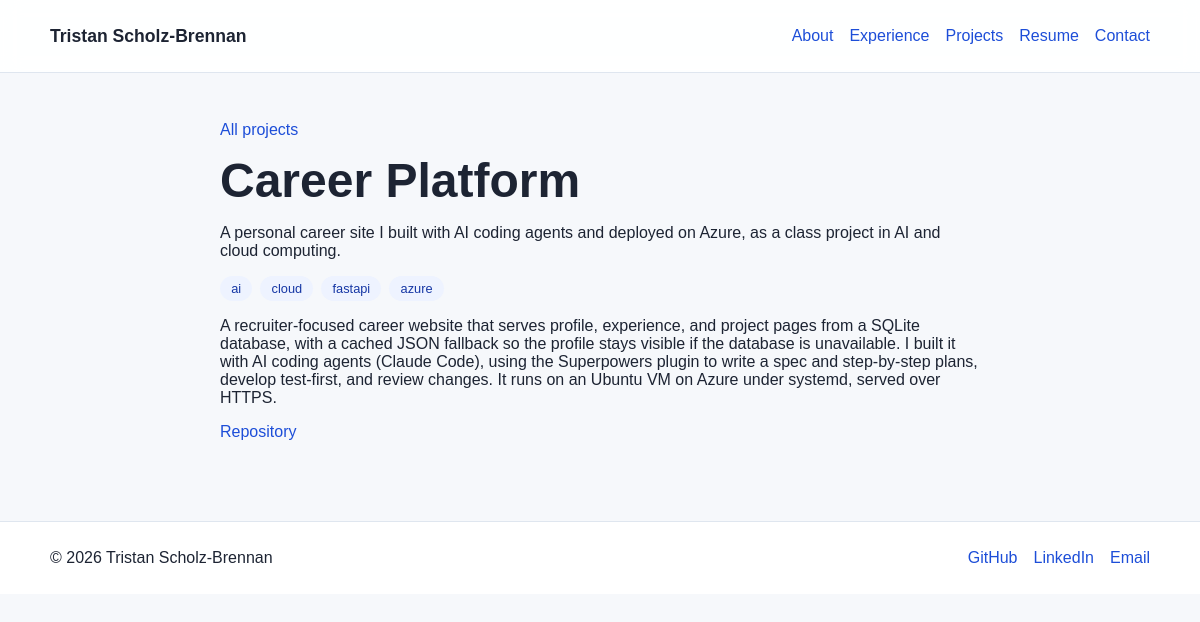
/projects/career-platform, run on the app's committed database.
### app/models.py (models this page shows)
class Profile(Base):
    __tablename__ = "profiles"
    id = Column(Integer, primary_key=True, index=True)
    full_name = Column(String(255), nullable=True)
    headline = Column(String(255), nullable=False)
    summary = Column(Text, nullable=False)
    location = Column(String(255), default="Remote")
    email = Column(String(255), nullable=False)
    linkedin_url = Column(String(255), nullable=True)
    github_url = Column(String(255), nullable=True)
    resume_url = Column(String(255), nullable=True)
    profile_image = Column(String(255), nullable=True)
    focus_area = Column(String(255), default="Data & AI")
    seeking = Column(String(255), nullable=True)
    about = Column(Text, nullable=True)
    highlights = Column(JSON, default=list)

class Project(Base):
    __tablename__ = "projects"
    id = Column(Integer, primary_key=True, index=True)
    title = Column(String(255), nullable=False)
    slug = Column(String(255), unique=True, nullable=False)
    summary = Column(Text, nullable=False)
    description = Column(Text, nullable=False)
    role = Column(String(255), nullable=False)
    tech_stack = Column(JSON, default=list)
    tags = Column(JSON, default=list)
    repo_url = Column(String(255), nullable=True)
    demo_url = Column(String(255), nullable=True)
    metrics = Column(JSON, default=list)
    case_study = Column(Text, nullable=True)
    featured = Column(Integer, default=0)

### app/main.py (the view)
@app.get("/projects/{slug}", response_class=HTMLResponse)
async def project_detail(request: Request, slug: str):
    profile = get_public_profile()
    project = get_project_by_slug(slug)
    if project is None:
        raise HTTPException(status_code=404)
    return templates.TemplateResponse(
        "project_detail.html",
        {"request": request, "profile": profile, "project": project},
    )

### templates/project_detail.html (shortened to what this page needs)
{% extends "base.html" %}
{% block content %}
<section class="section container narrow">
  <p><a href="/projects">All projects</a></p>
  <h1>{{ project.title }}</h1>
  <p>{{ project.summary }}</p>
  <div class="tag-row">
    {% for tag in project.tags %}
    <span class="tag">{{ tag }}</span>
    {% endfor %}
  </div>
  <p>{{ project.description }}</p>
  {% if project.repo_url %}
  <p><a href="{{ project.repo_url }}">Repository</a></p>
  {% endif %}
</section>
{% endblock %}

### templates/base.html (shortened to what this page needs)
<!doctype html>
<html lang="en">
  <head>
    <link rel="stylesheet" href="/static/css/site.css" />
  </head>
  <body>
    <header class="site-header">
      <div class="container nav-wrap">
        <a class="brand" href="/">{{ profile.full_name or profile.headline }}</a>
        <nav class="site-nav">
          <a href="/about">About</a>
          <a href="/experience">Experience</a>
          <a href="/projects">Projects</a>
          <a href="/resume">Resume</a>
          <a href="/contact">Contact</a>
        </nav>
      </div>
    </header>
    <main>
      {% block content %}{% endblock %}
    </main>
    <footer class="site-footer">
      <div class="container footer-wrap">
        <p>© 2026 {{ profile.full_name or profile.headline }}</p>
        <div class="footer-links">
          <a href="{{ profile.contact_links.github }}">GitHub</a>
          <a href="{{ profile.contact_links.linkedin }}">LinkedIn</a>
          <a href="mailto:{{ profile.contact_links.email }}">Email</a>
        </div>
      </div>
    </footer>
  </body>
</html>

### static/css/site.css (style rules this page uses)
:root { --bg: #f6f8fb; --panel: #ffffff; --ink: #1d2433; --muted: #5d6577; --line: #dfe6ef; --accent: #1d4ed8; --accent-strong: #1637a5; }
* { box-sizing: border-box; }
body { margin: 0; font-family: Arial, Helvetica, sans-serif; background: var(--bg); color: var(--ink); }
a { color: var(--accent); text-decoration: none; }
.container { width: min(1100px, calc(100% - 2rem)); margin: 0 auto; }
.site-header { background: rgba(255, 255, 255, 0.9); border-bottom: 1px solid var(--line); position: sticky; top: 0; backdrop-filter: blur(10px); }
.nav-wrap, .footer-wrap { display: flex; align-items: center; justify-content: space-between; min-height: 72px; }
.brand { font-weight: 700; font-size: 1.1rem; color: var(--ink); }
.site-nav { display: flex; gap: 1rem; flex-wrap: wrap; }
.hero h1, .section h1 { font-size: clamp(2rem, 4vw, 3.5rem); line-height: 1.1; margin: 0.5rem 0 1rem; }
.section { padding: 2rem 0 4rem; }
.narrow { max-width: 760px; }
.tag-row { display: flex; flex-wrap: wrap; gap: 0.5rem; margin: 1rem 0; }
.tag { background: #eef3ff; color: var(--accent-strong); border-radius: 999px; font-size: 0.8rem; padding: 0.32rem 0.7rem; }
.site-footer { border-top: 1px solid var(--line); background: white; }
.footer-links { display: flex; gap: 1rem; flex-wrap: wrap; }

### data on the page
Profile: full_name "Tristan Scholz-Brennan"
Project: title "Career Platform", summary "A personal career site I built with AI coding agents and deployed on Azure, as a class project in AI and cloud computing.", description "A recruiter-focused career website that serves profile, experience, and project pages from a SQLite database, with a cached JSON fallback so the profile stays visible if the database is unavailable. I built it with AI coding agents (Claude Code), using the Superpowers plugin to write a spec and step-by-step plans, develop test-first, and review changes. It runs on an Ubuntu VM on Azure under systemd, served over HTTPS."

### other printed values
{{ tag }} "ai" "cloud" "fastapi" "azure"
